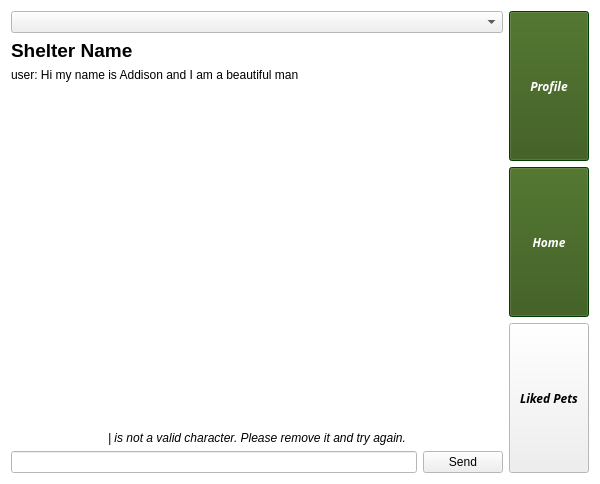
<?xml version="1.0" encoding="UTF-8"?>
<ui version="4.0">
 <class>PetList</class>
 <widget class="QWidget" name="PetList">
  <property name="geometry">
   <rect>
    <x>0</x>
    <y>0</y>
    <width>600</width>
    <height>484</height>
   </rect>
  </property>
  <property name="palette">
   <palette>
    <active>
     <colorrole role="WindowText">
      <brush brushstyle="SolidPattern">
       <color alpha="255">
        <red>0</red>
        <green>0</green>
        <blue>0</blue>
       </color>
      </brush>
     </colorrole>
     <colorrole role="Midlight">
      <brush brushstyle="SolidPattern">
       <color alpha="255">
        <red>255</red>
        <green>255</green>
        <blue>255</blue>
       </color>
      </brush>
     </colorrole>
     <colorrole role="Dark">
      <brush brushstyle="SolidPattern">
       <color alpha="255">
        <red>255</red>
        <green>255</green>
        <blue>255</blue>
       </color>
      </brush>
     </colorrole>
     <colorrole role="Mid">
      <brush brushstyle="SolidPattern">
       <color alpha="255">
        <red>255</red>
        <green>255</green>
        <blue>255</blue>
       </color>
      </brush>
     </colorrole>
     <colorrole role="Text">
      <brush brushstyle="SolidPattern">
       <color alpha="255">
        <red>0</red>
        <green>0</green>
        <blue>0</blue>
       </color>
      </brush>
     </colorrole>
     <colorrole role="ButtonText">
      <brush brushstyle="SolidPattern">
       <color alpha="255">
        <red>0</red>
        <green>0</green>
        <blue>0</blue>
       </color>
      </brush>
     </colorrole>
     <colorrole role="Base">
      <brush brushstyle="SolidPattern">
       <color alpha="255">
        <red>255</red>
        <green>255</green>
        <blue>255</blue>
       </color>
      </brush>
     </colorrole>
     <colorrole role="Window">
      <brush brushstyle="SolidPattern">
       <color alpha="255">
        <red>255</red>
        <green>255</green>
        <blue>255</blue>
       </color>
      </brush>
     </colorrole>
     <colorrole role="Shadow">
      <brush brushstyle="SolidPattern">
       <color alpha="255">
        <red>255</red>
        <green>255</green>
        <blue>255</blue>
       </color>
      </brush>
     </colorrole>
    </active>
    <inactive>
     <colorrole role="WindowText">
      <brush brushstyle="SolidPattern">
       <color alpha="255">
        <red>0</red>
        <green>0</green>
        <blue>0</blue>
       </color>
      </brush>
     </colorrole>
     <colorrole role="Midlight">
      <brush brushstyle="SolidPattern">
       <color alpha="255">
        <red>255</red>
        <green>255</green>
        <blue>255</blue>
       </color>
      </brush>
     </colorrole>
     <colorrole role="Dark">
      <brush brushstyle="SolidPattern">
       <color alpha="255">
        <red>255</red>
        <green>255</green>
        <blue>255</blue>
       </color>
      </brush>
     </colorrole>
     <colorrole role="Mid">
      <brush brushstyle="SolidPattern">
       <color alpha="255">
        <red>255</red>
        <green>255</green>
        <blue>255</blue>
       </color>
      </brush>
     </colorrole>
     <colorrole role="Text">
      <brush brushstyle="SolidPattern">
       <color alpha="255">
        <red>0</red>
        <green>0</green>
        <blue>0</blue>
       </color>
      </brush>
     </colorrole>
     <colorrole role="ButtonText">
      <brush brushstyle="SolidPattern">
       <color alpha="255">
        <red>0</red>
        <green>0</green>
        <blue>0</blue>
       </color>
      </brush>
     </colorrole>
     <colorrole role="Base">
      <brush brushstyle="SolidPattern">
       <color alpha="255">
        <red>255</red>
        <green>255</green>
        <blue>255</blue>
       </color>
      </brush>
     </colorrole>
     <colorrole role="Window">
      <brush brushstyle="SolidPattern">
       <color alpha="255">
        <red>255</red>
        <green>255</green>
        <blue>255</blue>
       </color>
      </brush>
     </colorrole>
     <colorrole role="Shadow">
      <brush brushstyle="SolidPattern">
       <color alpha="255">
        <red>255</red>
        <green>255</green>
        <blue>255</blue>
       </color>
      </brush>
     </colorrole>
    </inactive>
    <disabled>
     <colorrole role="WindowText">
      <brush brushstyle="SolidPattern">
       <color alpha="255">
        <red>255</red>
        <green>255</green>
        <blue>255</blue>
       </color>
      </brush>
     </colorrole>
     <colorrole role="Midlight">
      <brush brushstyle="SolidPattern">
       <color alpha="255">
        <red>255</red>
        <green>255</green>
        <blue>255</blue>
       </color>
      </brush>
     </colorrole>
     <colorrole role="Dark">
      <brush brushstyle="SolidPattern">
       <color alpha="255">
        <red>255</red>
        <green>255</green>
        <blue>255</blue>
       </color>
      </brush>
     </colorrole>
     <colorrole role="Mid">
      <brush brushstyle="SolidPattern">
       <color alpha="255">
        <red>255</red>
        <green>255</green>
        <blue>255</blue>
       </color>
      </brush>
     </colorrole>
     <colorrole role="Text">
      <brush brushstyle="SolidPattern">
       <color alpha="255">
        <red>255</red>
        <green>255</green>
        <blue>255</blue>
       </color>
      </brush>
     </colorrole>
     <colorrole role="ButtonText">
      <brush brushstyle="SolidPattern">
       <color alpha="255">
        <red>255</red>
        <green>255</green>
        <blue>255</blue>
       </color>
      </brush>
     </colorrole>
     <colorrole role="Base">
      <brush brushstyle="SolidPattern">
       <color alpha="255">
        <red>255</red>
        <green>255</green>
        <blue>255</blue>
       </color>
      </brush>
     </colorrole>
     <colorrole role="Window">
      <brush brushstyle="SolidPattern">
       <color alpha="255">
        <red>255</red>
        <green>255</green>
        <blue>255</blue>
       </color>
      </brush>
     </colorrole>
     <colorrole role="Shadow">
      <brush brushstyle="SolidPattern">
       <color alpha="255">
        <red>255</red>
        <green>255</green>
        <blue>255</blue>
       </color>
      </brush>
     </colorrole>
    </disabled>
   </palette>
  </property>
  <property name="windowTitle">
   <string>Form</string>
  </property>
  <layout class="QVBoxLayout" name="verticalLayout_3">
   <item>
    <layout class="QHBoxLayout" name="horizontalLayout" stretch="2,0">
     <item>
      <layout class="QVBoxLayout" name="chatLayout" stretch="1,0,4,0,0">
       <item>
        <widget class="QComboBox" name="otherConvos"/>
       </item>
       <item>
        <widget class="QLabel" name="title">
         <property name="font">
          <font>
           <pointsize>14</pointsize>
           <weight>75</weight>
           <bold>true</bold>
          </font>
         </property>
         <property name="text">
          <string>Shelter Name</string>
         </property>
        </widget>
       </item>
       <item>
        <widget class="QLabel" name="chatbox">
         <property name="palette">
          <palette>
           <active>
            <colorrole role="WindowText">
             <brush brushstyle="SolidPattern">
              <color alpha="255">
               <red>0</red>
               <green>0</green>
               <blue>0</blue>
              </color>
             </brush>
            </colorrole>
           </active>
           <inactive>
            <colorrole role="WindowText">
             <brush brushstyle="SolidPattern">
              <color alpha="255">
               <red>0</red>
               <green>0</green>
               <blue>0</blue>
              </color>
             </brush>
            </colorrole>
           </inactive>
           <disabled>
            <colorrole role="WindowText">
             <brush brushstyle="SolidPattern">
              <color alpha="255">
               <red>0</red>
               <green>42</green>
               <blue>0</blue>
              </color>
             </brush>
            </colorrole>
           </disabled>
          </palette>
         </property>
         <property name="text">
          <string>user: Hi my name is Addison and I am a beautiful man </string>
         </property>
         <property name="alignment">
          <set>Qt::AlignLeading|Qt::AlignLeft|Qt::AlignTop</set>
         </property>
        </widget>
       </item>
       <item>
        <widget class="QLabel" name="invalidWarning">
         <property name="font">
          <font>
           <italic>true</italic>
          </font>
         </property>
         <property name="text">
          <string>| is not a valid character. Please remove it and try again.</string>
         </property>
         <property name="alignment">
          <set>Qt::AlignCenter</set>
         </property>
        </widget>
       </item>
       <item>
        <layout class="QHBoxLayout" name="horizontalLayout_2">
         <item>
          <widget class="QLineEdit" name="lineEdit"/>
         </item>
         <item>
          <widget class="QPushButton" name="sendButton">
           <property name="text">
            <string>Send</string>
           </property>
          </widget>
         </item>
        </layout>
       </item>
      </layout>
     </item>
     <item>
      <layout class="QVBoxLayout" name="menuLayout" stretch="1,1,1">
       <item>
        <widget class="QPushButton" name="profileButton">
         <property name="minimumSize">
          <size>
           <width>80</width>
           <height>150</height>
          </size>
         </property>
         <property name="maximumSize">
          <size>
           <width>10000</width>
           <height>10000</height>
          </size>
         </property>
         <property name="palette">
          <palette>
           <active>
            <colorrole role="WindowText">
             <brush brushstyle="SolidPattern">
              <color alpha="255">
               <red>255</red>
               <green>255</green>
               <blue>255</blue>
              </color>
             </brush>
            </colorrole>
            <colorrole role="Button">
             <brush brushstyle="SolidPattern">
              <color alpha="255">
               <red>50</red>
               <green>85</green>
               <blue>19</blue>
              </color>
             </brush>
            </colorrole>
            <colorrole role="Light">
             <brush brushstyle="SolidPattern">
              <color alpha="255">
               <red>0</red>
               <green>127</green>
               <blue>0</blue>
              </color>
             </brush>
            </colorrole>
            <colorrole role="Midlight">
             <brush brushstyle="SolidPattern">
              <color alpha="255">
               <red>0</red>
               <green>106</green>
               <blue>0</blue>
              </color>
             </brush>
            </colorrole>
            <colorrole role="Dark">
             <brush brushstyle="SolidPattern">
              <color alpha="255">
               <red>0</red>
               <green>42</green>
               <blue>0</blue>
              </color>
             </brush>
            </colorrole>
            <colorrole role="Mid">
             <brush brushstyle="SolidPattern">
              <color alpha="255">
               <red>0</red>
               <green>56</green>
               <blue>0</blue>
              </color>
             </brush>
            </colorrole>
            <colorrole role="Text">
             <brush brushstyle="SolidPattern">
              <color alpha="255">
               <red>255</red>
               <green>255</green>
               <blue>255</blue>
              </color>
             </brush>
            </colorrole>
            <colorrole role="BrightText">
             <brush brushstyle="SolidPattern">
              <color alpha="255">
               <red>255</red>
               <green>255</green>
               <blue>255</blue>
              </color>
             </brush>
            </colorrole>
            <colorrole role="ButtonText">
             <brush brushstyle="SolidPattern">
              <color alpha="255">
               <red>255</red>
               <green>255</green>
               <blue>255</blue>
              </color>
             </brush>
            </colorrole>
            <colorrole role="Base">
             <brush brushstyle="SolidPattern">
              <color alpha="255">
               <red>0</red>
               <green>0</green>
               <blue>0</blue>
              </color>
             </brush>
            </colorrole>
            <colorrole role="Window">
             <brush brushstyle="SolidPattern">
              <color alpha="255">
               <red>0</red>
               <green>85</green>
               <blue>0</blue>
              </color>
             </brush>
            </colorrole>
            <colorrole role="Shadow">
             <brush brushstyle="SolidPattern">
              <color alpha="255">
               <red>0</red>
               <green>0</green>
               <blue>0</blue>
              </color>
             </brush>
            </colorrole>
            <colorrole role="AlternateBase">
             <brush brushstyle="SolidPattern">
              <color alpha="255">
               <red>0</red>
               <green>42</green>
               <blue>0</blue>
              </color>
             </brush>
            </colorrole>
            <colorrole role="ToolTipBase">
             <brush brushstyle="SolidPattern">
              <color alpha="255">
               <red>255</red>
               <green>255</green>
               <blue>220</blue>
              </color>
             </brush>
            </colorrole>
            <colorrole role="ToolTipText">
             <brush brushstyle="SolidPattern">
              <color alpha="255">
               <red>0</red>
               <green>0</green>
               <blue>0</blue>
              </color>
             </brush>
            </colorrole>
           </active>
           <inactive>
            <colorrole role="WindowText">
             <brush brushstyle="SolidPattern">
              <color alpha="255">
               <red>255</red>
               <green>255</green>
               <blue>255</blue>
              </color>
             </brush>
            </colorrole>
            <colorrole role="Button">
             <brush brushstyle="SolidPattern">
              <color alpha="255">
               <red>50</red>
               <green>85</green>
               <blue>19</blue>
              </color>
             </brush>
            </colorrole>
            <colorrole role="Light">
             <brush brushstyle="SolidPattern">
              <color alpha="255">
               <red>0</red>
               <green>127</green>
               <blue>0</blue>
              </color>
             </brush>
            </colorrole>
            <colorrole role="Midlight">
             <brush brushstyle="SolidPattern">
              <color alpha="255">
               <red>0</red>
               <green>106</green>
               <blue>0</blue>
              </color>
             </brush>
            </colorrole>
            <colorrole role="Dark">
             <brush brushstyle="SolidPattern">
              <color alpha="255">
               <red>0</red>
               <green>42</green>
               <blue>0</blue>
              </color>
             </brush>
            </colorrole>
            <colorrole role="Mid">
             <brush brushstyle="SolidPattern">
              <color alpha="255">
               <red>0</red>
               <green>56</green>
               <blue>0</blue>
              </color>
             </brush>
            </colorrole>
            <colorrole role="Text">
             <brush brushstyle="SolidPattern">
              <color alpha="255">
               <red>255</red>
               <green>255</green>
               <blue>255</blue>
              </color>
             </brush>
            </colorrole>
            <colorrole role="BrightText">
             <brush brushstyle="SolidPattern">
              <color alpha="255">
               <red>255</red>
               <green>255</green>
               <blue>255</blue>
              </color>
             </brush>
            </colorrole>
            <colorrole role="ButtonText">
             <brush brushstyle="SolidPattern">
              <color alpha="255">
               <red>255</red>
               <green>255</green>
               <blue>255</blue>
              </color>
             </brush>
            </colorrole>
            <colorrole role="Base">
             <brush brushstyle="SolidPattern">
              <color alpha="255">
               <red>0</red>
               <green>0</green>
               <blue>0</blue>
              </color>
             </brush>
            </colorrole>
            <colorrole role="Window">
             <brush brushstyle="SolidPattern">
              <color alpha="255">
               <red>0</red>
               <green>85</green>
               <blue>0</blue>
              </color>
             </brush>
            </colorrole>
            <colorrole role="Shadow">
             <brush brushstyle="SolidPattern">
              <color alpha="255">
               <red>0</red>
               <green>0</green>
               <blue>0</blue>
              </color>
             </brush>
            </colorrole>
            <colorrole role="AlternateBase">
             <brush brushstyle="SolidPattern">
              <color alpha="255">
               <red>0</red>
               <green>42</green>
               <blue>0</blue>
              </color>
             </brush>
            </colorrole>
            <colorrole role="ToolTipBase">
             <brush brushstyle="SolidPattern">
              <color alpha="255">
               <red>255</red>
               <green>255</green>
               <blue>220</blue>
              </color>
             </brush>
            </colorrole>
            <colorrole role="ToolTipText">
             <brush brushstyle="SolidPattern">
              <color alpha="255">
               <red>0</red>
               <green>0</green>
               <blue>0</blue>
              </color>
             </brush>
            </colorrole>
           </inactive>
           <disabled>
            <colorrole role="WindowText">
             <brush brushstyle="SolidPattern">
              <color alpha="255">
               <red>0</red>
               <green>42</green>
               <blue>0</blue>
              </color>
             </brush>
            </colorrole>
            <colorrole role="Button">
             <brush brushstyle="SolidPattern">
              <color alpha="255">
               <red>50</red>
               <green>85</green>
               <blue>19</blue>
              </color>
             </brush>
            </colorrole>
            <colorrole role="Light">
             <brush brushstyle="SolidPattern">
              <color alpha="255">
               <red>0</red>
               <green>127</green>
               <blue>0</blue>
              </color>
             </brush>
            </colorrole>
            <colorrole role="Midlight">
             <brush brushstyle="SolidPattern">
              <color alpha="255">
               <red>0</red>
               <green>106</green>
               <blue>0</blue>
              </color>
             </brush>
            </colorrole>
            <colorrole role="Dark">
             <brush brushstyle="SolidPattern">
              <color alpha="255">
               <red>0</red>
               <green>42</green>
               <blue>0</blue>
              </color>
             </brush>
            </colorrole>
            <colorrole role="Mid">
             <brush brushstyle="SolidPattern">
              <color alpha="255">
               <red>0</red>
               <green>56</green>
               <blue>0</blue>
              </color>
             </brush>
            </colorrole>
            <colorrole role="Text">
             <brush brushstyle="SolidPattern">
              <color alpha="255">
               <red>0</red>
               <green>42</green>
               <blue>0</blue>
              </color>
             </brush>
            </colorrole>
            <colorrole role="BrightText">
             <brush brushstyle="SolidPattern">
              <color alpha="255">
               <red>255</red>
               <green>255</green>
               <blue>255</blue>
              </color>
             </brush>
            </colorrole>
            <colorrole role="ButtonText">
             <brush brushstyle="SolidPattern">
              <color alpha="255">
               <red>0</red>
               <green>42</green>
               <blue>0</blue>
              </color>
             </brush>
            </colorrole>
            <colorrole role="Base">
             <brush brushstyle="SolidPattern">
              <color alpha="255">
               <red>0</red>
               <green>85</green>
               <blue>0</blue>
              </color>
             </brush>
            </colorrole>
            <colorrole role="Window">
             <brush brushstyle="SolidPattern">
              <color alpha="255">
               <red>0</red>
               <green>85</green>
               <blue>0</blue>
              </color>
             </brush>
            </colorrole>
            <colorrole role="Shadow">
             <brush brushstyle="SolidPattern">
              <color alpha="255">
               <red>0</red>
               <green>0</green>
               <blue>0</blue>
              </color>
             </brush>
            </colorrole>
            <colorrole role="AlternateBase">
             <brush brushstyle="SolidPattern">
              <color alpha="255">
               <red>0</red>
               <green>85</green>
               <blue>0</blue>
              </color>
             </brush>
            </colorrole>
            <colorrole role="ToolTipBase">
             <brush brushstyle="SolidPattern">
              <color alpha="255">
               <red>255</red>
               <green>255</green>
               <blue>220</blue>
              </color>
             </brush>
            </colorrole>
            <colorrole role="ToolTipText">
             <brush brushstyle="SolidPattern">
              <color alpha="255">
               <red>0</red>
               <green>0</green>
               <blue>0</blue>
              </color>
             </brush>
            </colorrole>
           </disabled>
          </palette>
         </property>
         <property name="font">
          <font>
           <family>Purisa</family>
           <weight>75</weight>
           <italic>true</italic>
           <bold>true</bold>
          </font>
         </property>
         <property name="text">
          <string>Profile</string>
         </property>
        </widget>
       </item>
       <item>
        <widget class="QPushButton" name="homeButton">
         <property name="minimumSize">
          <size>
           <width>80</width>
           <height>150</height>
          </size>
         </property>
         <property name="maximumSize">
          <size>
           <width>10000</width>
           <height>10000</height>
          </size>
         </property>
         <property name="palette">
          <palette>
           <active>
            <colorrole role="WindowText">
             <brush brushstyle="SolidPattern">
              <color alpha="255">
               <red>255</red>
               <green>255</green>
               <blue>255</blue>
              </color>
             </brush>
            </colorrole>
            <colorrole role="Button">
             <brush brushstyle="SolidPattern">
              <color alpha="255">
               <red>50</red>
               <green>85</green>
               <blue>19</blue>
              </color>
             </brush>
            </colorrole>
            <colorrole role="Light">
             <brush brushstyle="SolidPattern">
              <color alpha="255">
               <red>0</red>
               <green>127</green>
               <blue>0</blue>
              </color>
             </brush>
            </colorrole>
            <colorrole role="Midlight">
             <brush brushstyle="SolidPattern">
              <color alpha="255">
               <red>0</red>
               <green>106</green>
               <blue>0</blue>
              </color>
             </brush>
            </colorrole>
            <colorrole role="Dark">
             <brush brushstyle="SolidPattern">
              <color alpha="255">
               <red>0</red>
               <green>42</green>
               <blue>0</blue>
              </color>
             </brush>
            </colorrole>
            <colorrole role="Mid">
             <brush brushstyle="SolidPattern">
              <color alpha="255">
               <red>0</red>
               <green>56</green>
               <blue>0</blue>
              </color>
             </brush>
            </colorrole>
            <colorrole role="Text">
             <brush brushstyle="SolidPattern">
              <color alpha="255">
               <red>255</red>
               <green>255</green>
               <blue>255</blue>
              </color>
             </brush>
            </colorrole>
            <colorrole role="BrightText">
             <brush brushstyle="SolidPattern">
              <color alpha="255">
               <red>255</red>
               <green>255</green>
               <blue>255</blue>
              </color>
             </brush>
            </colorrole>
            <colorrole role="ButtonText">
             <brush brushstyle="SolidPattern">
              <color alpha="255">
               <red>255</red>
               <green>255</green>
               <blue>255</blue>
              </color>
             </brush>
            </colorrole>
            <colorrole role="Base">
             <brush brushstyle="SolidPattern">
              <color alpha="255">
               <red>0</red>
               <green>0</green>
               <blue>0</blue>
              </color>
             </brush>
            </colorrole>
            <colorrole role="Window">
             <brush brushstyle="SolidPattern">
              <color alpha="255">
               <red>0</red>
               <green>85</green>
               <blue>0</blue>
              </color>
             </brush>
            </colorrole>
            <colorrole role="Shadow">
             <brush brushstyle="SolidPattern">
              <color alpha="255">
               <red>0</red>
               <green>0</green>
               <blue>0</blue>
              </color>
             </brush>
            </colorrole>
            <colorrole role="AlternateBase">
             <brush brushstyle="SolidPattern">
              <color alpha="255">
               <red>0</red>
               <green>42</green>
               <blue>0</blue>
              </color>
             </brush>
            </colorrole>
            <colorrole role="ToolTipBase">
             <brush brushstyle="SolidPattern">
              <color alpha="255">
               <red>255</red>
               <green>255</green>
               <blue>220</blue>
              </color>
             </brush>
            </colorrole>
            <colorrole role="ToolTipText">
             <brush brushstyle="SolidPattern">
              <color alpha="255">
               <red>0</red>
               <green>0</green>
               <blue>0</blue>
              </color>
             </brush>
            </colorrole>
           </active>
           <inactive>
            <colorrole role="WindowText">
             <brush brushstyle="SolidPattern">
              <color alpha="255">
               <red>255</red>
               <green>255</green>
               <blue>255</blue>
              </color>
             </brush>
            </colorrole>
            <colorrole role="Button">
             <brush brushstyle="SolidPattern">
              <color alpha="255">
               <red>50</red>
               <green>85</green>
               <blue>19</blue>
              </color>
             </brush>
            </colorrole>
            <colorrole role="Light">
             <brush brushstyle="SolidPattern">
              <color alpha="255">
               <red>0</red>
               <green>127</green>
               <blue>0</blue>
              </color>
             </brush>
            </colorrole>
            <colorrole role="Midlight">
             <brush brushstyle="SolidPattern">
              <color alpha="255">
               <red>0</red>
               <green>106</green>
               <blue>0</blue>
              </color>
             </brush>
            </colorrole>
            <colorrole role="Dark">
             <brush brushstyle="SolidPattern">
              <color alpha="255">
               <red>0</red>
               <green>42</green>
               <blue>0</blue>
              </color>
             </brush>
            </colorrole>
            <colorrole role="Mid">
             <brush brushstyle="SolidPattern">
              <color alpha="255">
               <red>0</red>
               <green>56</green>
               <blue>0</blue>
              </color>
             </brush>
            </colorrole>
            <colorrole role="Text">
             <brush brushstyle="SolidPattern">
              <color alpha="255">
               <red>255</red>
               <green>255</green>
               <blue>255</blue>
              </color>
             </brush>
            </colorrole>
            <colorrole role="BrightText">
             <brush brushstyle="SolidPattern">
              <color alpha="255">
               <red>255</red>
               <green>255</green>
               <blue>255</blue>
              </color>
             </brush>
            </colorrole>
            <colorrole role="ButtonText">
             <brush brushstyle="SolidPattern">
              <color alpha="255">
               <red>255</red>
               <green>255</green>
               <blue>255</blue>
              </color>
             </brush>
            </colorrole>
            <colorrole role="Base">
             <brush brushstyle="SolidPattern">
              <color alpha="255">
               <red>0</red>
               <green>0</green>
               <blue>0</blue>
              </color>
             </brush>
            </colorrole>
            <colorrole role="Window">
             <brush brushstyle="SolidPattern">
              <color alpha="255">
               <red>0</red>
               <green>85</green>
               <blue>0</blue>
              </color>
             </brush>
            </colorrole>
            <colorrole role="Shadow">
             <brush brushstyle="SolidPattern">
              <color alpha="255">
               <red>0</red>
               <green>0</green>
               <blue>0</blue>
              </color>
             </brush>
            </colorrole>
            <colorrole role="AlternateBase">
             <brush brushstyle="SolidPattern">
              <color alpha="255">
               <red>0</red>
               <green>42</green>
               <blue>0</blue>
              </color>
             </brush>
            </colorrole>
            <colorrole role="ToolTipBase">
             <brush brushstyle="SolidPattern">
              <color alpha="255">
               <red>255</red>
               <green>255</green>
               <blue>220</blue>
              </color>
             </brush>
            </colorrole>
            <colorrole role="ToolTipText">
             <brush brushstyle="SolidPattern">
              <color alpha="255">
               <red>0</red>
               <green>0</green>
               <blue>0</blue>
              </color>
             </brush>
            </colorrole>
           </inactive>
           <disabled>
            <colorrole role="WindowText">
             <brush brushstyle="SolidPattern">
              <color alpha="255">
               <red>0</red>
               <green>42</green>
               <blue>0</blue>
              </color>
             </brush>
            </colorrole>
            <colorrole role="Button">
             <brush brushstyle="SolidPattern">
              <color alpha="255">
               <red>50</red>
               <green>85</green>
               <blue>19</blue>
              </color>
             </brush>
            </colorrole>
            <colorrole role="Light">
             <brush brushstyle="SolidPattern">
              <color alpha="255">
               <red>0</red>
               <green>127</green>
               <blue>0</blue>
              </color>
             </brush>
            </colorrole>
            <colorrole role="Midlight">
             <brush brushstyle="SolidPattern">
              <color alpha="255">
               <red>0</red>
               <green>106</green>
               <blue>0</blue>
              </color>
             </brush>
            </colorrole>
            <colorrole role="Dark">
             <brush brushstyle="SolidPattern">
              <color alpha="255">
               <red>0</red>
               <green>42</green>
               <blue>0</blue>
              </color>
             </brush>
            </colorrole>
            <colorrole role="Mid">
             <brush brushstyle="SolidPattern">
              <color alpha="255">
               <red>0</red>
               <green>56</green>
               <blue>0</blue>
              </color>
             </brush>
            </colorrole>
            <colorrole role="Text">
             <brush brushstyle="SolidPattern">
              <color alpha="255">
               <red>0</red>
               <green>42</green>
               <blue>0</blue>
              </color>
             </brush>
            </colorrole>
            <colorrole role="BrightText">
             <brush brushstyle="SolidPattern">
              <color alpha="255">
               <red>255</red>
               <green>255</green>
               <blue>255</blue>
              </color>
             </brush>
            </colorrole>
            <colorrole role="ButtonText">
             <brush brushstyle="SolidPattern">
              <color alpha="255">
               <red>0</red>
               <green>42</green>
               <blue>0</blue>
              </color>
             </brush>
            </colorrole>
            <colorrole role="Base">
             <brush brushstyle="SolidPattern">
              <color alpha="255">
               <red>0</red>
               <green>85</green>
               <blue>0</blue>
              </color>
             </brush>
            </colorrole>
            <colorrole role="Window">
             <brush brushstyle="SolidPattern">
              <color alpha="255">
               <red>0</red>
               <green>85</green>
               <blue>0</blue>
              </color>
             </brush>
            </colorrole>
            <colorrole role="Shadow">
             <brush brushstyle="SolidPattern">
              <color alpha="255">
               <red>0</red>
               <green>0</green>
               <blue>0</blue>
              </color>
             </brush>
            </colorrole>
            <colorrole role="AlternateBase">
             <brush brushstyle="SolidPattern">
              <color alpha="255">
               <red>0</red>
               <green>85</green>
               <blue>0</blue>
              </color>
             </brush>
            </colorrole>
            <colorrole role="ToolTipBase">
             <brush brushstyle="SolidPattern">
              <color alpha="255">
               <red>255</red>
               <green>255</green>
               <blue>220</blue>
              </color>
             </brush>
            </colorrole>
            <colorrole role="ToolTipText">
             <brush brushstyle="SolidPattern">
              <color alpha="255">
               <red>0</red>
               <green>0</green>
               <blue>0</blue>
              </color>
             </brush>
            </colorrole>
           </disabled>
          </palette>
         </property>
         <property name="font">
          <font>
           <family>Purisa</family>
           <weight>75</weight>
           <italic>true</italic>
           <bold>true</bold>
          </font>
         </property>
         <property name="text">
          <string>Home</string>
         </property>
        </widget>
       </item>
       <item>
        <widget class="QPushButton" name="pushButton">
         <property name="minimumSize">
          <size>
           <width>80</width>
           <height>150</height>
          </size>
         </property>
         <property name="maximumSize">
          <size>
           <width>10000</width>
           <height>10000</height>
          </size>
         </property>
         <property name="font">
          <font>
           <family>Purisa</family>
           <weight>75</weight>
           <italic>true</italic>
           <bold>true</bold>
          </font>
         </property>
         <property name="text">
          <string>Liked Pets</string>
         </property>
        </widget>
       </item>
      </layout>
     </item>
    </layout>
   </item>
  </layout>
 </widget>
 <resources/>
 <connections/>
</ui>
